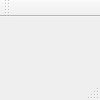
<?xml version="1.0" encoding="UTF-8"?>
<ui version="4.0">
 <class>MainWindow</class>
 <widget class="QMainWindow" name="MainWindow">
  <property name="geometry">
   <rect>
    <x>0</x>
    <y>0</y>
    <width>100</width>
    <height>100</height>
   </rect>
  </property>
  <property name="windowTitle">
   <string>Xiangqi</string>
  </property>
  <property name="windowIcon">
   <iconset resource="qdarkstyle/style.qrc">
    <normaloff>:/qss_icons/rc/while.jpg</normaloff>:/qss_icons/rc/while.jpg</iconset>
  </property>
  <widget class="QWidget" name="centralWidget"/>
  <widget class="QToolBar" name="mainToolBar">
   <attribute name="toolBarArea">
    <enum>TopToolBarArea</enum>
   </attribute>
   <attribute name="toolBarBreak">
    <bool>false</bool>
   </attribute>
  </widget>
  <widget class="QStatusBar" name="statusBar"/>
 </widget>
 <layoutdefault spacing="6" margin="11"/>
 <resources>
  <include location="qdarkstyle/style.qrc"/>
 </resources>
 <connections/>
</ui>
